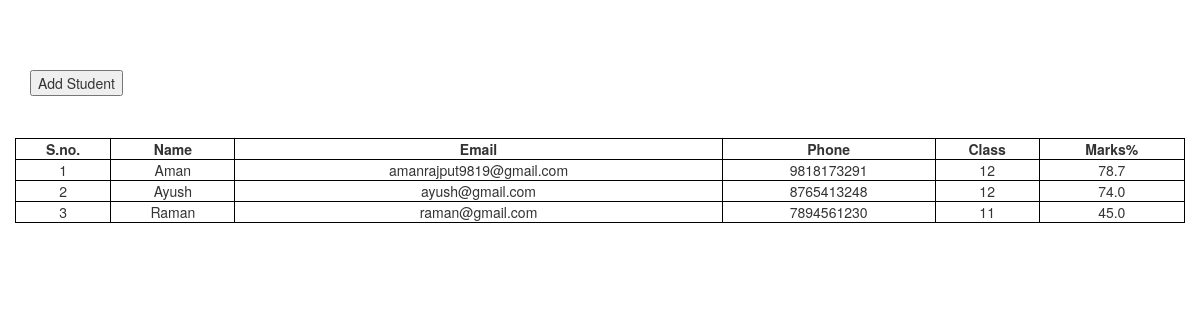
The page / on the database its author committed.
### core/models.py (models this page shows, shortened)
class Student(models.Model):
    student_name = models.CharField(max_length=100)
    fathers_name = models.CharField(max_length=100)
    dob = models.DateField()
    address = models.TextField(blank=True)
    city = models.CharField(max_length=30)
    state = models.CharField(max_length=30)
    pin = models.CharField(max_length=8)
    email = models.EmailField(max_length=100)
    phone = models.CharField(max_length=15)
    class_enrolled = models.CharField(max_length=10)
    marks = models.FloatField()
    enrollment_date = models.DateField()

### core/views.py (the view)
# urls.py: path('', core_views.show_students, name='show_students'),
def show_students(request):
    if request.method == 'POST':
        form = StudentForm(request.POST)
        if form.is_valid():
            print('VAlid form')
            student_name = form.cleaned_data.get("student_name")
            fathers_name = form.cleaned_data.get("fathers_name")
            dob = form.cleaned_data.get("dob")
            address = form.cleaned_data.get("address")
            city = form.cleaned_data.get("city")
            state = form.cleaned_data.get("state")
            pin = form.cleaned_data.get("pin")
            phone = form.cleaned_data.get("phone")
            email = form.cleaned_data.get("email")
            class_enrolled = form.cleaned_data.get("class_enrolled")
            marks = form.cleaned_data.get("marks")
            enrollment_date = form.cleaned_data.get("enrollment_date")
            new_student = Student(student_name=student_name, fathers_name=fathers_name, dob=dob, address=address,
                city=city, state=state, pin=pin, phone=phone, email=email, class_enrolled=class_enrolled,
                marks=marks, enrollment_date=enrollment_date)
            new_student.save()
            student_form = StudentForm()
            context = {'student_form': student_form}
            return render(request, 'index.html', context=context)
        else:
            print('Invalid form')
            return render(request, 'index.html', context={'student_form': form})
    else:
        form = StudentForm()
        student_list = []
        for student in Student.objects.all():
            student_list.append({'name': student.student_name, 'email': student.email,
            'phone': student.phone, 'class': student.class_enrolled,
            'marks': student.marks})
        context = {'student_form': form, 'student_list': student_list}
        return render(request, 'index.html', context=context)

### templates/index.html (shortened to what this page needs)
{% load static %}
{% load widget_tweaks %}
<!DOCTYPE html>
<html lang="en">
<head>
	<link rel="stylesheet" href="{% static 'css/bootstrap.css' %}">
    <link rel="stylesheet" href="{% static 'css/style.css' %}">
</head>
<body>
    <div class="container app">
        <div class="header">
            <button id="add-student">Add Student</button>
        </div>
        <div class="row">
            <table>
                <tr>
                    <th>S.no.</th>
                    <th>Name</th>
                    <th>Email</th>
                    <th>Phone</th>
                    <th>Class</th>
                    <th>Marks%</th>
                </tr>
                {% for student in student_list %}
                    <tr>
                        <td>{{ forloop.counter }}</td>
                        <td>{{ student.name }}</td>
                        <td>{{ student.email }}</td>
                        <td>{{ student.phone }}</td>
                        <td>{{ student.class }}</td>
                        <td>{{ student.marks }}</td>
                    </tr>
                {% endfor %}
            </table>
        </div>
    </div>
</body>
</html>

### static/css/style.css (style rules this page uses)
* { box-sizing: border-box; }
body { margin:0; padding:0; }
table { width:100%; }
table, tr, td, th { border: 1px solid black; text-align: center; }
.app { padding-top:5em; }
.header { margin-bottom:3em; }

### rows shown on the page
Student: name "Aman", email "amanrajput9819@gmail.com", phone "9818173291", class "12", marks "78.7"
Student: name "Ayush", email "ayush@gmail.com", phone "8765413248", class "12", marks "74.0"
Student: name "Raman", email "raman@gmail.com", phone "7894561230", class "11", marks "45.0"
